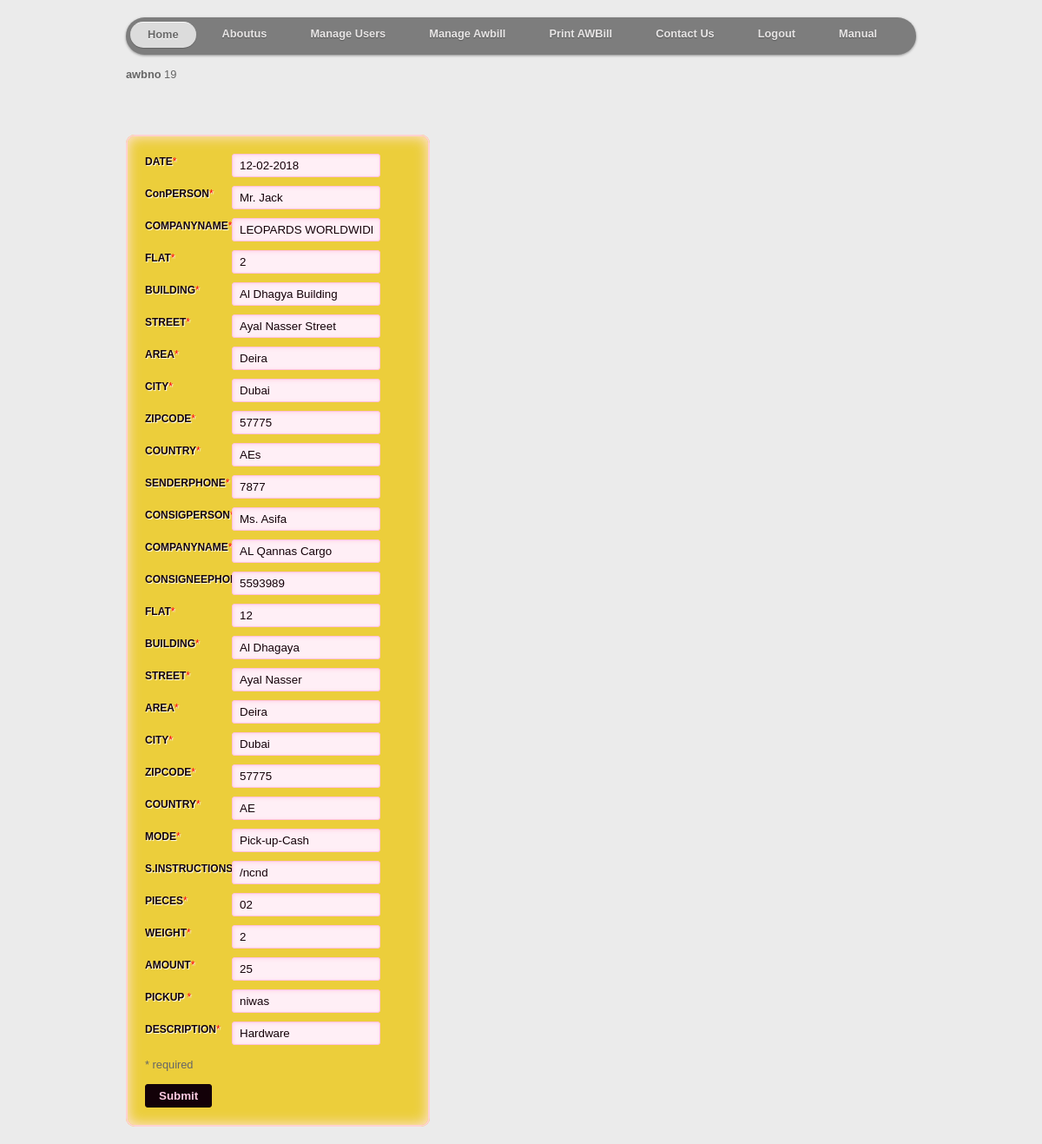
The page /edit.php?awbno=19 on the database its author committed.
### tables this page shows
CREATE TABLE `awbill` (
  `awbno` int(11) NOT NULL,
  `date` text NOT NULL,
  `sconper` varchar(255) NOT NULL,
  `scompname` varchar(255) NOT NULL,
  `sflat` int(12) NOT NULL,
  `sbuild` varchar(255) NOT NULL,
  `sstreet` varchar(255) NOT NULL,
  `sarea` varchar(255) NOT NULL,
  `scity` varchar(255) NOT NULL,
  `szip` int(12) NOT NULL,
  `scountry` varchar(255) NOT NULL,
  `sphone` int(15) NOT NULL,
  `ccontper` varchar(255) NOT NULL,
  `consphone` int(15) NOT NULL,
  `ccompname` varchar(255) NOT NULL,
  `cflat` int(12) NOT NULL,
  `cbuilding` varchar(255) NOT NULL,
  `cstreet` varchar(255) NOT NULL,
  `carea` varchar(255) NOT NULL,
  `ccity` varchar(255) NOT NULL,
  `czip` int(12) NOT NULL,
  `ccountry` varchar(255) NOT NULL,
  `mode` varchar(255) NOT NULL,
  `sinst` varchar(255) NOT NULL,
  `pieces` varchar(255) NOT NULL,
  `weight` int(12) NOT NULL,
  `amt` int(12) NOT NULL,
  `pickup` varchar(255) NOT NULL,
  `descr` varchar(255) NOT NULL
);

### edit.php (the view, shortened to what this page needs)
<?php
function renderForm($awbno, $date, $sconper, $scompname, $sflat, $sbuild, $sstreet, $sarea, $scity, $szip, $scountry, $sphone, $ccontper, $consphone, $ccompname, $cflat, $cbuilding, $cstreet, $carea, $ccity, $czip, $ccountry, $mode, $sinst, $pieces, $weight, $amt, $pickup, $descr, $error)
{
?>
<!DOCTYPE HTML PUBLIC "-//W3C//DTD HTML 4.01//EN" "http://www.w3.org/TR/html4/strict.dtd">
<html>
<head>
</head>
<body>
<?php include 'scroll.php';?>
<form action="" method="post">
<div>
<p><strong>awbno</strong> <?php echo $awbno; ?></p>
<div class="form-style-3">
<fieldset>
<label for="field3"><span>DATE<span class="required">*</span></span><input type="text" class="input-field" name="date" value="<?php echo $date; ?>" /></label>
<label for="field3"><span>ConPERSON<span class="required">*</span></span><input type="text" class="input-field" name="sconper" value="<?php echo $sconper; ?>" /></label>
<label for="field3"><span>COMPANYNAME<span class="required">*</span></span><input type="text" class="input-field" name="scompname" value="<?php echo $scompname; ?>" /></label>
<label for="field3"><span>FLAT<span class="required">*</span></span><input type="text" class="input-field" name="sflat" value="<?php echo $sflat; ?>" /></label>
<label for="field3"><span>BUILDING<span class="required">*</span></span><input type="text" class="input-field" name="sbuild" value="<?php echo $sbuild; ?>" /></label>
<label for="field3"><span>STREET<span class="required">*</span></span><input type="text" class="input-field" name="sstreet" value="<?php echo $sstreet; ?>" /></label>
<label for="field3"><span>AREA<span class="required">*</span></span><input type="text" class="input-field" name="sarea" value="<?php echo $sarea; ?>" /></label>
<label for="field3"><span>CITY<span class="required">*</span></span><input type="text" class="input-field" name="scity" value="<?php echo $scity; ?>" /></label>
<label for="field3"><span>ZIPCODE<span class="required">*</span></span><input type="text" class="input-field" name="szip" value="<?php echo $szip; ?>" /></label>
<label for="field3"><span>COUNTRY<span class="required">*</span></span><input type="text" class="input-field" name="scountry" value="<?php echo $scountry; ?>" /></label>
<label for="field3"><span>SENDERPHONE<span class="required">*</span></span><input type="text" class="input-field" name="sphone" value="<?php echo $sphone; ?>" /></label>
<label for="field3"><span>CONSIGPERSON<span class="required">*</span></span><input type="text" class="input-field" name="ccontper" value="<?php echo $ccontper; ?>" /></label>
<label for="field3"><span>COMPANYNAME<span class="required">*</span></span><input type="text" class="input-field" name="ccompname" value="<?php echo $ccompname; ?>" /></label>
<label for="field3"><span>CONSIGNEEPHONE<span class="required">*</span></span><input type="text" class="input-field" name="consphone" value="<?php echo $consphone; ?>" /></label>
<label for="field3"><span>FLAT<span class="required">*</span></span><input type="text" class="input-field" name="cflat" value="<?php echo $cflat; ?>" /></label>
<label for="field3"><span>BUILDING<span class="required">*</span></span><input type="text" class="input-field" name="cbuilding" value="<?php echo $cbuilding; ?>" /></label>
<label for="field3"><span>STREET<span class="required">*</span></span><input type="text" class="input-field" name="cstreet" value="<?php echo $cstreet; ?>" /></label>
<label for="field3"><span>AREA<span class="required">*</span></span><input type="text" class="input-field" name="carea" value="<?php echo $carea; ?>" /></label>
<label for="field3"><span>CITY<span class="required">*</span></span><input type="text" class="input-field" name="ccity" value="<?php echo $ccity; ?>" /></label>
<label for="field3"><span>ZIPCODE<span class="required">*</span></span><input type="text" class="input-field" name="czip" value="<?php echo $czip; ?>" /></label>
<label for="field3"><span>COUNTRY<span class="required">*</span></span><input type="text" class="input-field" name="ccountry" value="<?php echo $ccountry; ?>" /></label>
<label for="field3"><span>MODE<span class="required">*</span></span><input type="text" class="input-field" name="mode" value="<?php echo $mode; ?>" /></label>
<label for="field3"><span>S.INSTRUCTIONS<span class="required">*</span></span><input type="text" class="sinst" name="sinst" value="<?php echo $sinst; ?>" /></label>
<label for="field3"><span>PIECES<span class="required">*</span></span><input type="text" class="input-field" name="pieces" value="<?php echo $pieces; ?>" /></label>
<label for="field3"><span>WEIGHT<span class="required">*</span></span><input type="text" class="input-field" name="weight" value="<?php echo $weight; ?>" /></label>
<label for="field3"><span>AMOUNT<span class="required">*</span></span><input type="text" class="input-field" name="amt" value="<?php echo $amt; ?>" /></label>
<label for="field3"><span>PICKUP <span class="required">*</span></span><input type="text" class="input-field" name="pickup" value="<?php echo $pickup; ?>" /></label>
<label for="field3"><span>DESCRIPTION<span class="required">*</span></span><input type="text" class="input-field" name="descr" value="<?php echo $descr; ?>" /></label>
<p>* required</p>
<input type="submit" name="submit" value="Submit">
</fieldset>
</div>
</form>
</body>
</html>
<?php
}
if (isset($_POST['submit']))
{
if (is_numeric($_POST['awbno']))
{
$awbno = $_POST['awbno'];
$date = mysql_real_escape_string(htmlspecialchars($_POST['date']));
$sconper = mysql_real_escape_string(htmlspecialchars($_POST['sconper']));
$scompname = mysql_real_escape_string(htmlspecialchars($_POST['scompname']));
$sflat = mysql_real_escape_string(htmlspecialchars($_POST['sflat']));
$sbuild = mysql_real_escape_string(htmlspecialchars($_POST['sbuild']));
$sstreet = mysql_real_escape_string(htmlspecialchars($_POST['sstreet']));
$sarea = mysql_real_escape_string(htmlspecialchars($_POST['sarea']));
$scity = mysql_real_escape_string(htmlspecialchars($_POST['scity']));
$szip = mysql_real_escape_string(htmlspecialchars($_POST['szip']));
$scountry = mysql_real_escape_string(htmlspecialchars($_POST['scountry']));
$sphone = mysql_real_escape_string(htmlspecialchars($_POST['sphone']));
$ccontper = mysql_real_escape_string(htmlspecialchars($_POST['ccontper']));
$consphone = mysql_real_escape_string(htmlspecialchars($_POST['consphone']));
$ccompname = mysql_real_escape_string(htmlspecialchars($_POST['ccompname']));
$cflat = mysql_real_escape_string(htmlspecialchars($_POST['cflat']));
$cbuilding = mysql_real_escape_string(htmlspecialchars($_POST['cbuilding']));
$cstreet = mysql_real_escape_string(htmlspecialchars($_POST['cstreet']));
$carea = mysql_real_escape_string(htmlspecialchars($_POST['carea']));
$ccity = mysql_real_escape_string(htmlspecialchars($_POST['ccity']));
$czip = mysql_real_escape_string(htmlspecialchars($_POST['czip']));
$ccountry = mysql_real_escape_string(htmlspecialchars($_POST['ccountry']));
$mode = mysql_real_escape_string(htmlspecialchars($_POST['mode']));
$sinst = mysql_real_escape_string(htmlspecialchars($_POST['sinst']));
$pieces = mysql_real_escape_string(htmlspecialchars($_POST['pieces']));
$weight = mysql_real_escape_string(htmlspecialchars($_POST['weight']));
$amt = mysql_real_escape_string(htmlspecialchars($_POST['amt']));
$pickup = mysql_real_escape_string(htmlspecialchars($_POST['pickup']));
$descr = mysql_real_escape_string(htmlspecialchars($_POST['descr']));
if ($date == '' || $sconper == '' || $scompname == '' || $sflat == '' || $sbuild == '' || $sstreet == ''
|| $sarea == '' || $scity == '' || $szip == '' || $scountry == '' || $sphone == '' || $ccontper == ''
|| $ccompname == '' || $consphone == '' || $cflat== '' || $cbuilding == '' || $cstreet == '' || $carea == ''
|| $ccity == '' || $czip == '' || $ccountry == '' || $mode == '' || $sinst == '' || $pieces == ''
|| $weight == '' || $amt == '' || $pickup == '' || $descr == '')
{
$error = 'ERROR: Please fill in all required fields!';
renderForm($awbno, $date, $sconper, $scompname, $sflat, $sbuild, $sstreet, $sarea, $scity, $szip, $scountry, $sphone, $ccontper, $consphone, $ccompname, $cflat, $cbuilding, $cstreet, $carea, $ccity, $czip, $ccountry, $mode, $sinst, $pieces, $weight, $amt, $pickup, $descr, $error);
}
else
{
mysql_query("UPDATE awbill SET date='$date', sconper='$sconper', scompname='$scompname', sflat='$sflat', sbuild='$sbuild', sstreet='$sstreet', sarea='$sarea', scity='$scity', szip='$szip', scountry='$scountry', sphone='$sphone', ccontper='$ccontper', ccompname='$ccompname', consphone='$consphone', cflat='$cflat', cstreet='$cstreet', cbuilding='$cbuilding', carea='$carea', ccity='$ccity', czip='$czip', ccountry='$ccountry', mode='$mode', sinst='$sinst', pieces='$pieces', weight='$weight', amt='$amt', pickup='$pickup',descr='$descr' WHERE awbno='$awbno'")
or die(mysql_error());
header("Location: view.php");
}
}
else
{
echo 'Error!';
}
}
else
{
if (isset($_GET['awbno']) && is_numeric($_GET['awbno']) && $_GET['awbno'] > 0)
{
$awbno = $_GET['awbno'];
$result = mysql_query("SELECT * FROM awbill WHERE awbno=$awbno")
or die(mysql_error());
$row = mysql_fetch_array($result);
if($row)
{
$date = $row['date'];
$sconper = $row['sconper'];
$scompname = $row['scompname'];
$sflat = $row['sflat'];
$sbuild = $row['sbuild'];
$sstreet = $row['sstreet'];
$sarea = $row['sarea'];
$scity = $row['scity'];
$szip = $row['szip'];
$scountry = $row['scountry'];
$sphone = $row['sphone'];
$ccontper = $row['ccontper'];
$consphone = $row['consphone'];
$ccompname = $row['ccompname'];
$cflat = $row['cflat'];
$cbuilding = $row['cbuilding'];
$cstreet = $row['cstreet'];
$carea = $row['carea'];
$ccity = $row['ccity'];
$czip = $row['czip'];
$ccountry = $row['ccountry'];
$mode = $row['mode'];
$sinst = $row['sinst'];
$pieces = $row['pieces'];
$weight = $row['weight'];
$amt = $row['amt'];
$pickup = $row['pickup'];
$descr = $row['descr'];
renderForm($awbno, $date, $sconper, $scompname, $sflat, $sbuild, $sstreet, $sarea, $scity, $szip, $scountry, $sphone, $ccontper, $consphone, $ccompname, $cflat, $cbuilding, $cstreet, $carea, $ccity, $czip, $ccountry, $mode, $sinst, $pieces, $weight, $amt, $pickup, $descr, '');
}
else
{
echo "No results!";
}
}
else
{
echo 'Error!';
}
}
?>

### edit.php (style rules this page uses)
.form-style-3 { max-width: 350px; font-family: "arial", "Lucida Grande", sans-serif; background: rgba() url(images/yellow.jpg) repeat-x left top; padding: 20px 0px 0px -200px; margin-top: 60px; }
.form-style-3 label { display:block; margin-bottom: 10px; }
.form-style-3 label > span { float: left; width: 100px; color: #130108; font-weight: bold; font-size: 12px; text-shadow: 1px 1px 1px #fff; }
.form-style-3 fieldset { border-radius: 10px; -webkit-border-radius: 10px; -moz-border-radius: 10px; margin: 0px 0px 10px 0px; border: 2px solid #FFD2D2; background: #ecce3b; padding: 20px; box-shadow: inset 0px 0px 15px #FFE5E5; -moz-box-shadow: inset 0px 0px 15px #FFE5E5; -webkit-box-shadow: inset 0px 0px 15px #FFE5E5; }
.form-style-3 input[type=text], .form-style-3 input[type=date], .form-style-3 input[type=datetime], .form-style-3 input[type=number], .form-style-3 input[type=search], .form-style-3 input[type=time], .form-style-3 input[type=url], .form-style-3 input[type=email], .form-style-3 select, .form-style-3 textarea { border-radius: 3px; -webkit-border-radius: 3px; -moz-border-radius: 3px; border: 1px solid #FFC2DC; outline: none; color: #130108; padding: 5px 8px 5px 8px; box-shadow: inset 1px 1px 4px #FFD5E7; -moz-box-shadow: inset 1px 1px 4px #FFD5E7; -webkit-box-shadow: inset 1px 1px 4px #FFD5E7; background: #FFEFF6; width:50%; }
.form-style-3 input[type=submit], .form-style-3 input[type=button] { background: #130108; border: 1px solid #130108; padding: 5px 15px 5px 15px; color: #FFCBE2; -moz-box-shadow: inset -1px -1px 3px #FF62A7; border-radius: 3px; border-radius: 3px; -webkit-border-radius: 3px; -moz-border-radius: 3px; font-weight: bold; }
.form-style-3 .required { color:red; font-weight:normal; }

### scroll.php (style rules this page uses)
body { font: normal .8em/1.5em Arial, Helvetica, sans-serif; background: #ebebeb; width:910px; margin: 20px auto; color: #666; }

### rows shown on the page
awbill: sflat "2", sarea "Deira", scity "Dubai", szip "57775", ccontper "Ms. Asifa", ccompname "AL Qannas Cargo", consphone "5593989", cflat "12", cbuilding "Al Dhagaya", cstreet "Ayal Nasser", ccountry "AE", mode "Pick-up-Cash", sinst "/ncnd", pieces "02", amt "25", pickup "niwas", descr "Hardware"

### other values the page prints
$awbno "19"
